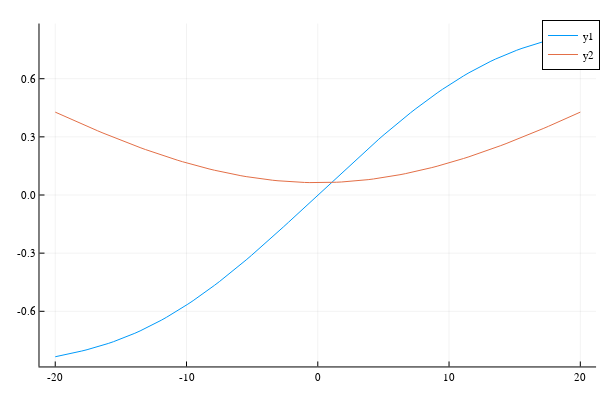

The cell this chart's notebook holds for it:
### Code cell
#Plot Cl and Cd for the main wing

α = LinRange(-20*(pi/180),20*(pi/180),100)
cls = zeros(length(α))
cds = zeros(length(α))
for k = 1:length(α)
    cls[k] = Cl_wing(α[k])
    cds[k] = Cd_wing(α[k])
end
plot((180/pi).*α,cls)
plot!((180/pi).*α,cds)
